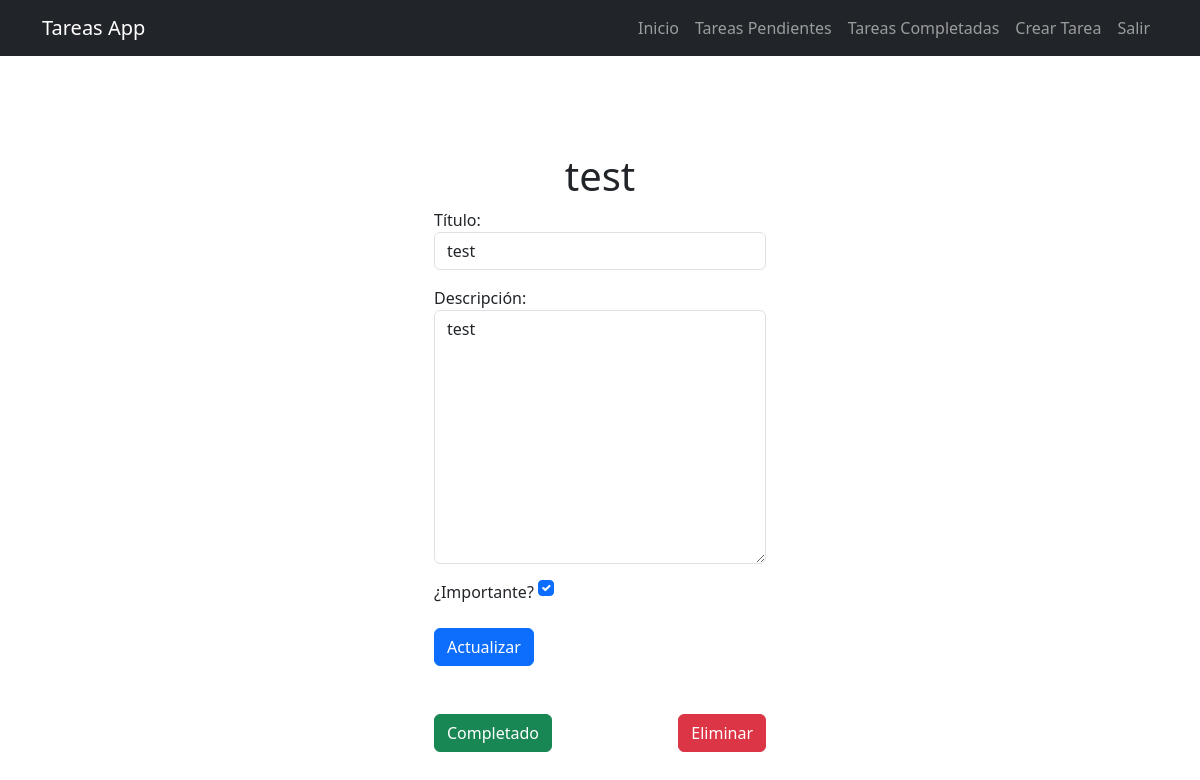
Screenshot of /tasks/7/ (signed in) with the database file from the repository.
### tasks/models.py (models this page shows, shortened)
class Task(models.Model):
    title = models.CharField(max_length=200)
    description = models.TextField(blank=True)
    created = models.DateTimeField(auto_now_add=True)
    datecompleted = models.DateTimeField(null=True, blank=True)
    important = models.BooleanField(default=False)
    user = models.ForeignKey(User, on_delete=models.CASCADE)

### tasks/views.py (the view, shortened to what this page needs)
# urls.py: path('tasks/<int:task_id>/', task_detail, name='task_detail'),
@login_required
def task_detail(request, task_id):
    if request.method=='GET':
        task=get_object_or_404(Task, pk=task_id, user=request.user)
        form=TaskForm(instance=task)
        return render(request, 'task_detail.html', {'task':task, 'form':form})

### tasks/forms.py
class TaskForm(forms.ModelForm):
    class Meta:
        model = Task
        fields = ['title', 'description', 'important']
        labels = {
            'title': 'Título',
            'description': 'Descripción',
            'important': '¿Importante?',
        }
        widgets={
            'title': forms.TextInput(attrs={'class': 'form-control mb-3', 'placeholder': 'Escriba el título de la tarea'}),
            'description': forms.Textarea(attrs={'class': 'form-control mb-3', 'placeholder': 'Escriba una descripción para la tarea'}),
            'important': forms.CheckboxInput(attrs={'class': 'form-check-input m-auto mb-3'}),
        }

### tasks/templates/task_detail.html (shortened to what this page needs)
{% extends "base.html" %}
{% block content %}
<main class="container p-5">
    <div class="row">
        <div class="col-md-4 offset-md-4 mt-5">
            <h1 class="text-center">{{task.title}}</h1>
            <form method="POST">
                {{form.as_p}}
                <button class="btn btn-primary">Actualizar</button>
            </form>
            <div class="mt-5 d-flex justify-content-between">
                <form action="{% url 'complete_task' task.id %}" method="POST">
                    <button class="btn btn-success">Completado</button>
                </form>
                <form action="{% url 'delete_task' task.id %}" method="POST">
                    <button class="btn btn-danger">Eliminar</button>
                </form>
            </div>
        </div>
    </div>
</main>
{% endblock content %}

### rows the page displays
Task: title "test", description "test", important "☑"
